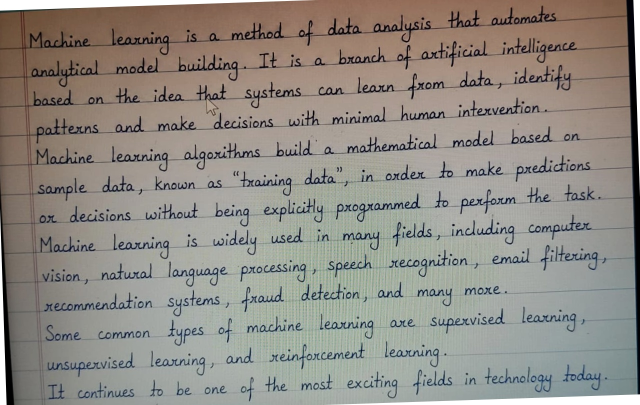
#> input picture data/craft/images/handwritten_aug000.jpg, 1280 x 810 px (shown at 1/2 size)
$ python -i augmentor.py   (imports and definitions only)
#> lines starting #> are read from the running program, lines starting #| are printed output that depends on the picture
### config/settings.py
"""
Central configuration for the Handwritten OCR research project.
All hyperparameters, paths, and model settings live here.
Import this module everywhere instead of hardcoding values.
"""

from dataclasses import dataclass, field
from pathlib import Path

# ── Project Root ──────────────────────────────────────────────────────────────
ROOT = Path(__file__).resolve().parent.parent


@dataclass
class ModelConfig:
    name: str = "microsoft/trocr-base-handwritten"
    beam_size: int = 1
    max_new_tokens: int = 64
    batch_size: int = 4
    device: str = "auto"
    length_penalty: float = 1.0
    no_repeat_ngram_size: int = 0
    repetition_penalty: float = 1.1
    illegible_token_threshold: float = 0.10
    illegible_line_threshold: float = 0.05
    hallucination_conf_threshold: float = 0.45
    hallucination_length_ratio: float = 2.5


@dataclass
class TrainingConfig:
    learning_rate: float = 5e-5
    num_epochs: int = 10
    train_batch_size: int = 8
    eval_batch_size: int = 8
    warmup_steps: int = 500
    weight_decay: float = 0.01
    early_stopping_patience: int = 3
    save_steps: int = 500
    eval_steps: int = 500
    max_target_length: int = 128
    fp16: bool = False
    hard_sample_oversample_ratio: int = 3
    focal_loss_gamma: float = 2.0
    hard_sample_tag: str = "_hard"


@dataclass
class PreprocessingConfig:
    max_image_side: int = 2048
    min_resize_side: int = 900
    min_image_side: int = 32
    clahe_clip_limit: float = 2.0
    clahe_tile_size: tuple = (8, 8)
    gaussian_kernel: tuple = (3, 3)
    deskew_max_angle: float = 15.0
    deskew_min_angle: float = 0.7
    save_intermediate_images: bool = True
    ocr_debug: bool = True


@dataclass
class DetectionConfig:
    # ── Stage flags ───────────────────────────────────────────────────────────
    # Set use_unet=True after running: python ocr/detection/train_unet.py
    # Set use_craft=True after running: python ocr/detection/train_craft.py
    # use_projection is always True — it is the final refinement stage
    use_unet: bool = True
    use_craft: bool = True
    use_projection: bool = True

    # ── U-Net settings ────────────────────────────────────────────────────────
    unet_checkpoint: str = "checkpoints/unet_lineseg.pth"
    unet_input_height: int = 512
    unet_input_width: int = 512
    unet_threshold: float = 0.5          # probability threshold → binary mask

    # ── CRAFT settings ────────────────────────────────────────────────────────
    craft_checkpoint: str = "checkpoints/craft_textdetector.pth"
    craft_text_threshold: float = 0.4    # character region score threshold
    craft_link_threshold: float = 0.3    # affinity score threshold

    # ── Projection profiling settings ─────────────────────────────────────────
    projection_min_pixel_ratio: float = 0.005
    overlap_valley_smooth: int = 11
    overlap_min_valley_depth: float = 0.35
    overlap_seam_iterations: int = 3

    # ── Shared line settings ──────────────────────────────────────────────────
    line_padding: int = 4
    min_line_height: int = 8
    min_line_width: int = 8
    word_overlap_threshold: float = 0.4
    overlap_variance_threshold: float = 0.18


@dataclass
class PostprocessingConfig:
    spell_correction: bool = True
    confidence_threshold: float = 0.75
    max_edit_distance: int = 2


@dataclass
class AugmentationConfig:
    elastic_alpha: float = 34.0
    elastic_sigma: float = 4.0
    stroke_jitter_sigma: float = 1.5
    line_bleed_prob: float = 0.4
    line_bleed_max_shift: int = 6
    slant_range: tuple = (-15, 15)
    stroke_width_range: tuple = (0.8, 1.4)
    enabled: bool = True


@dataclass
class CRNNConfig:
    cnn_channels: list = None
    rnn_hidden: int = 256
    rnn_layers: int = 2
    rnn_bidirectional: bool = True
    input_height: int = 32
    dropout: float = 0.1
    use_attention: bool = True
    ctc_blank_idx: int = 0

    def __post_init__(self):
        if self.cnn_channels is None:
            self.cnn_channels = [1, 64, 128, 256, 256, 512, 512]


@dataclass
class EnsembleConfig:
    trocr_confidence_threshold: float = 0.70
    blend_mode: str = "confidence"
    use_textract_crosscheck: bool = False
    textract_region: str = "us-east-1"
    crosscheck_cer_flag_threshold: float = 0.30


@dataclass
class SageMakerConfig:
    role_arn: str = "arn:aws:iam::<ACCOUNT_ID>:role/SageMakerExecutionRole"
    region: str = "us-east-1"
    instance_type_train: str = "ml.g4dn.xlarge"
    instance_type_infer: str = "ml.g4dn.xlarge"
    instance_count: int = 1
    volume_size_gb: int = 50
    max_runtime_sec: int = 86400
    s3_bucket: str = "s3://<YOUR-BUCKET>/handwritten-ocr"
    ecr_image_uri: str = ""
    endpoint_name: str = "handwritten-ocr-endpoint"


@dataclass
class PathConfig:
    data_dir: Path = field(default_factory=lambda: ROOT / "data")
    raw_dir: Path = field(default_factory=lambda: ROOT / "data" / "raw")
    processed_dir: Path = field(default_factory=lambda: ROOT / "data" / "processed")
    samples_dir: Path = field(default_factory=lambda: ROOT / "data" / "samples")
    outputs_dir: Path = field(default_factory=lambda: ROOT / "outputs")
    results_dir: Path = field(default_factory=lambda: ROOT / "outputs" / "results")
    pdfs_dir: Path = field(default_factory=lambda: ROOT / "outputs" / "pdfs")
    checkpoints_dir: Path = field(default_factory=lambda: ROOT / "checkpoints")
    logs_dir: Path = field(default_factory=lambda: ROOT / "logs")
    models_dir: Path = field(default_factory=lambda: ROOT / "models")


@dataclass
class Config:
    model: ModelConfig = field(default_factory=ModelConfig)
    training: TrainingConfig = field(default_factory=TrainingConfig)
    preprocessing: PreprocessingConfig = field(default_factory=PreprocessingConfig)
    detection: DetectionConfig = field(default_factory=DetectionConfig)
    postprocessing: PostprocessingConfig = field(default_factory=PostprocessingConfig)
    augmentation: AugmentationConfig = field(default_factory=AugmentationConfig)
    crnn: CRNNConfig = field(default_factory=CRNNConfig)
    ensemble: EnsembleConfig = field(default_factory=EnsembleConfig)
    sagemaker: SageMakerConfig = field(default_factory=SageMakerConfig)
    paths: PathConfig = field(default_factory=PathConfig)


# ── Singleton ─────────────────────────────────────────────────────────────────
cfg = Config()

### ocr/utils/logger.py
"""
Centralized logger for the OCR pipeline.
Writes to both terminal (colored) and logs/ocr.log simultaneously.
"""

import logging
import sys
from pathlib import Path
from config.settings import cfg

cfg.paths.logs_dir.mkdir(parents=True, exist_ok=True)

_FMT = "%(asctime)s | %(levelname)-8s | %(name)s | %(message)s"
_DATE = "%H:%M:%S"


def get_logger(name: str) -> logging.Logger:
    logger = logging.getLogger(name)
    if logger.handlers:
        return logger

    logger.setLevel(logging.DEBUG)

    # Terminal handler
    sh = logging.StreamHandler(sys.stdout)
    sh.setLevel(logging.INFO)
    sh.setFormatter(logging.Formatter(_FMT, _DATE))

    # File handler
    fh = logging.FileHandler(cfg.paths.logs_dir / "ocr.log", encoding="utf-8")
    fh.setLevel(logging.DEBUG)
    fh.setFormatter(logging.Formatter(_FMT, _DATE))

    logger.addHandler(sh)
    logger.addHandler(fh)
    return logger

### ocr/augmentation/augmentor.py
"""
Augmentation Module for Cursive Handwriting
Generates synthetic training samples that simulate the specific failure modes
of messy, fast cursive writing:

  1. Elastic distortion      — warps strokes to simulate natural writing variation
  2. Stroke jitter           — per-pixel noise on ink pixels
  3. Line-bleed simulation   — copies ascender/descender pixels from adjacent lines
  4. Random slant            — shear transform for forward/backward lean
  5. Stroke width variation  — dilation/erosion to vary pen thickness
  6. Baseline drift          — sinusoidal vertical shift of text baseline

Usage:
    from ocr.augmentation.augmentor import augment_line, augment_page
    aug_img = augment_line(binary_crop)
    aug_page = augment_page(binary_page, line_boxes)
"""

import cv2
import numpy as np
from config.settings import cfg
from ocr.utils.logger import get_logger

log = get_logger(__name__)
A = cfg.augmentation


# ── Elastic Distortion ────────────────────────────────────────────────────────

def elastic_distort(image: np.ndarray, alpha: float = None, sigma: float = None) -> np.ndarray:
    """
    Elastic deformation (Simard et al. 2003).
    Simulates natural handwriting stroke variation and connected ligatures.
    """
    alpha = alpha or A.elastic_alpha
    sigma = sigma or A.elastic_sigma
    h, w = image.shape[:2]

    rng = np.random.default_rng()
    dx = cv2.GaussianBlur(rng.uniform(-1, 1, (h, w)).astype(np.float32), (0, 0), sigma) * alpha
    dy = cv2.GaussianBlur(rng.uniform(-1, 1, (h, w)).astype(np.float32), (0, 0), sigma) * alpha

    x, y = np.meshgrid(np.arange(w), np.arange(h))
    map_x = np.clip(x + dx, 0, w - 1).astype(np.float32)
    map_y = np.clip(y + dy, 0, h - 1).astype(np.float32)

    return cv2.remap(image, map_x, map_y, interpolation=cv2.INTER_LINEAR, borderValue=255)


# ── Stroke Jitter ─────────────────────────────────────────────────────────────

# [166 lines left out: functions stroke_jitter, simulate_line_bleed, random_slant, vary_stroke_width, baseline_drift, augment_line and 1 more, not called in this run]

>>> import cv2
>>> picture = cv2.imread('../../data/craft/images/handwritten_aug000.jpg')
#> picture is the input picture: shape (810, 1280, 3); mean B, G, R 133.1, 140.1, 144.6
>>> result = elastic_distort(picture)
#> in elastic_distort, `return cv2.remap(image, map_x, map_y, interpolation=cv2.INTER_LINEAR, ..`:
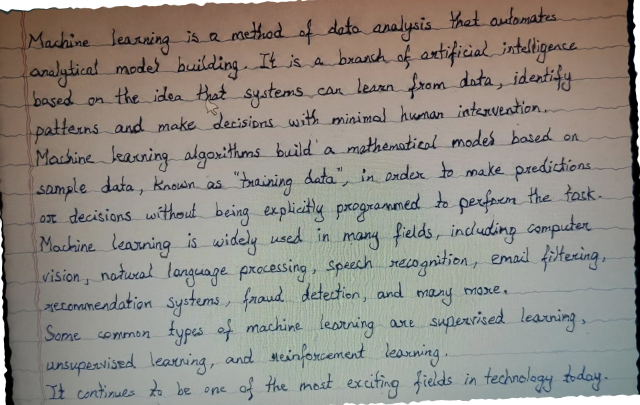
#> returned value: shape (810, 1280, 3) (shown at 1/2 size); mean of channels 0, 1, 2 133.1, 140.2, 144.7; drawn as B, G, R

$ run again, on data/craft/images/handwritten_aug001.jpg
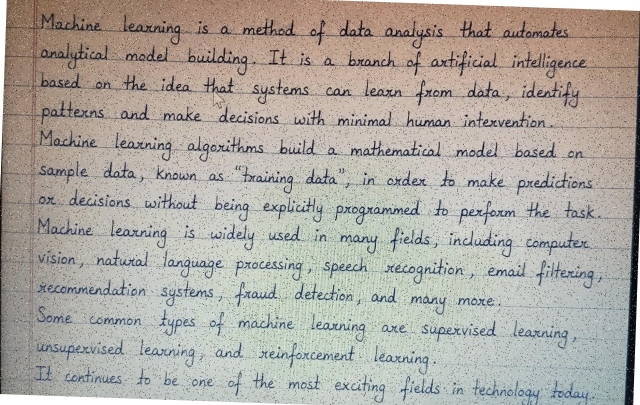
#> input picture data/craft/images/handwritten_aug001.jpg, 1280 x 810 px (shown at 1/2 size)
#> picture is the input picture: shape (810, 1280, 3); mean B, G, R 161.6, 169, 173.8
#> in elastic_distort, `return cv2.remap(image, map_x, map_y, interpolation=cv2.INTER_LINEAR, ..`:
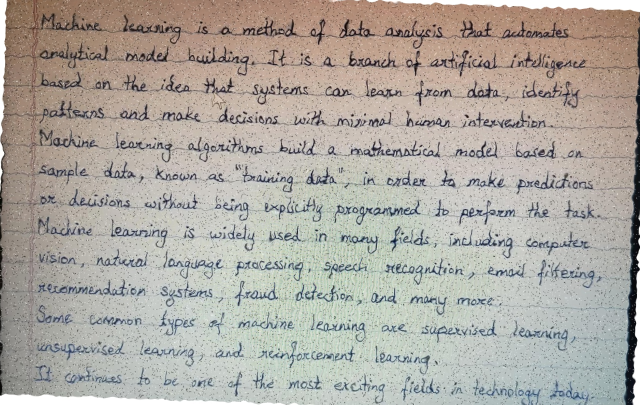
#> returned value: shape (810, 1280, 3) (shown at 1/2 size); mean of channels 0, 1, 2 161.6, 169, 173.8; drawn as B, G, R
